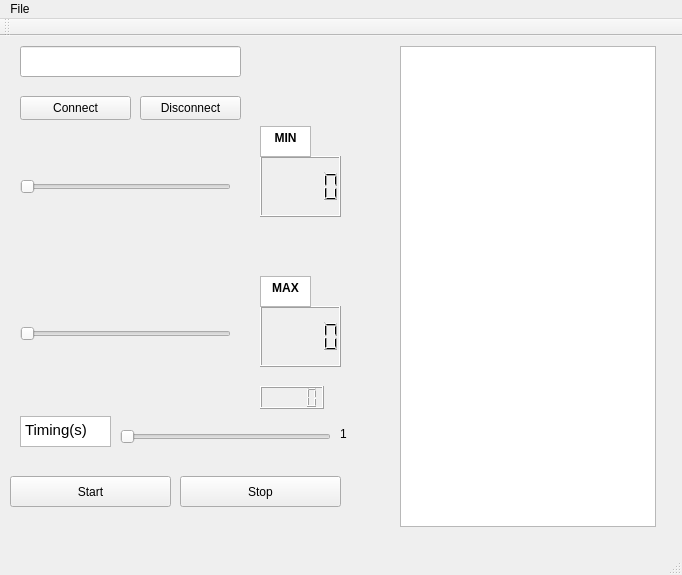
<?xml version="1.0" encoding="UTF-8"?>
<ui version="4.0">
 <class>MainWindow</class>
 <widget class="QMainWindow" name="MainWindow">
  <property name="geometry">
   <rect>
    <x>0</x>
    <y>0</y>
    <width>682</width>
    <height>575</height>
   </rect>
  </property>
  <property name="windowTitle">
   <string>MainWindow</string>
  </property>
  <widget class="QWidget" name="centralWidget">
   <widget class="QPushButton" name="pushButtonPut">
    <property name="geometry">
     <rect>
      <x>10</x>
      <y>440</y>
      <width>161</width>
      <height>31</height>
     </rect>
    </property>
    <property name="text">
     <string>Start</string>
    </property>
   </widget>
   <widget class="QSlider" name="horizontalSliderMin">
    <property name="geometry">
     <rect>
      <x>20</x>
      <y>140</y>
      <width>211</width>
      <height>21</height>
     </rect>
    </property>
    <property name="orientation">
     <enum>Qt::Horizontal</enum>
    </property>
   </widget>
   <widget class="QLCDNumber" name="lcdNumberMin">
    <property name="geometry">
     <rect>
      <x>260</x>
      <y>120</y>
      <width>81</width>
      <height>61</height>
     </rect>
    </property>
   </widget>
   <widget class="QTextEdit" name="textEdit_2">
    <property name="geometry">
     <rect>
      <x>260</x>
      <y>90</y>
      <width>51</width>
      <height>31</height>
     </rect>
    </property>
    <property name="html">
     <string>&lt;!DOCTYPE HTML PUBLIC &quot;-//W3C//DTD HTML 4.0//EN&quot; &quot;http://www.w3.org/TR/REC-html40/strict.dtd&quot;&gt;
&lt;html&gt;&lt;head&gt;&lt;meta name=&quot;qrichtext&quot; content=&quot;1&quot; /&gt;&lt;meta charset=&quot;utf-8&quot; /&gt;&lt;style type=&quot;text/css&quot;&gt;
p, li { white-space: pre-wrap; }
hr { height: 1px; border-width: 0; }
li.unchecked::marker { content: &quot;\2610&quot;; }
li.checked::marker { content: &quot;\2612&quot;; }
&lt;/style&gt;&lt;/head&gt;&lt;body style=&quot; font-family:'Segoe UI'; font-size:9pt; font-weight:400; font-style:normal;&quot;&gt;
&lt;p align=&quot;center&quot; style=&quot; margin-top:0px; margin-bottom:0px; margin-left:0px; margin-right:0px; -qt-block-indent:0; text-indent:0px;&quot;&gt;&lt;span style=&quot; font-weight:700;&quot;&gt;MIN&lt;/span&gt;&lt;/p&gt;&lt;/body&gt;&lt;/html&gt;</string>
    </property>
   </widget>
   <widget class="QSlider" name="horizontalSliderMax">
    <property name="geometry">
     <rect>
      <x>20</x>
      <y>290</y>
      <width>211</width>
      <height>16</height>
     </rect>
    </property>
    <property name="orientation">
     <enum>Qt::Horizontal</enum>
    </property>
   </widget>
   <widget class="QLCDNumber" name="lcdNumberMax">
    <property name="geometry">
     <rect>
      <x>260</x>
      <y>270</y>
      <width>81</width>
      <height>61</height>
     </rect>
    </property>
   </widget>
   <widget class="QTextEdit" name="textEdit_3">
    <property name="geometry">
     <rect>
      <x>260</x>
      <y>240</y>
      <width>51</width>
      <height>31</height>
     </rect>
    </property>
    <property name="html">
     <string>&lt;!DOCTYPE HTML PUBLIC &quot;-//W3C//DTD HTML 4.0//EN&quot; &quot;http://www.w3.org/TR/REC-html40/strict.dtd&quot;&gt;
&lt;html&gt;&lt;head&gt;&lt;meta name=&quot;qrichtext&quot; content=&quot;1&quot; /&gt;&lt;meta charset=&quot;utf-8&quot; /&gt;&lt;style type=&quot;text/css&quot;&gt;
p, li { white-space: pre-wrap; }
hr { height: 1px; border-width: 0; }
li.unchecked::marker { content: &quot;\2610&quot;; }
li.checked::marker { content: &quot;\2612&quot;; }
&lt;/style&gt;&lt;/head&gt;&lt;body style=&quot; font-family:'Segoe UI'; font-size:9pt; font-weight:400; font-style:normal;&quot;&gt;
&lt;p align=&quot;center&quot; style=&quot; margin-top:0px; margin-bottom:0px; margin-left:0px; margin-right:0px; -qt-block-indent:0; text-indent:0px;&quot;&gt;&lt;span style=&quot; font-weight:700;&quot;&gt;MAX&lt;/span&gt;&lt;/p&gt;&lt;/body&gt;&lt;/html&gt;</string>
    </property>
   </widget>
   <widget class="QPushButton" name="pushButtonConnect">
    <property name="geometry">
     <rect>
      <x>20</x>
      <y>60</y>
      <width>111</width>
      <height>24</height>
     </rect>
    </property>
    <property name="text">
     <string>Connect</string>
    </property>
   </widget>
   <widget class="QPushButton" name="pushButtonDisconnect">
    <property name="geometry">
     <rect>
      <x>140</x>
      <y>60</y>
      <width>101</width>
      <height>24</height>
     </rect>
    </property>
    <property name="text">
     <string>Disconnect</string>
    </property>
   </widget>
   <widget class="QTextBrowser" name="textBrowser">
    <property name="geometry">
     <rect>
      <x>400</x>
      <y>10</y>
      <width>256</width>
      <height>481</height>
     </rect>
    </property>
   </widget>
   <widget class="QPushButton" name="pushButtonStop">
    <property name="geometry">
     <rect>
      <x>180</x>
      <y>440</y>
      <width>161</width>
      <height>31</height>
     </rect>
    </property>
    <property name="text">
     <string>Stop</string>
    </property>
   </widget>
   <widget class="QSlider" name="horizontalSliderTiming">
    <property name="geometry">
     <rect>
      <x>120</x>
      <y>390</y>
      <width>211</width>
      <height>21</height>
     </rect>
    </property>
    <property name="maximum">
     <number>99</number>
    </property>
    <property name="orientation">
     <enum>Qt::Horizontal</enum>
    </property>
   </widget>
   <widget class="QTextEdit" name="textEdit_4">
    <property name="geometry">
     <rect>
      <x>20</x>
      <y>380</y>
      <width>91</width>
      <height>31</height>
     </rect>
    </property>
    <property name="html">
     <string>&lt;!DOCTYPE HTML PUBLIC &quot;-//W3C//DTD HTML 4.0//EN&quot; &quot;http://www.w3.org/TR/REC-html40/strict.dtd&quot;&gt;
&lt;html&gt;&lt;head&gt;&lt;meta name=&quot;qrichtext&quot; content=&quot;1&quot; /&gt;&lt;meta charset=&quot;utf-8&quot; /&gt;&lt;style type=&quot;text/css&quot;&gt;
p, li { white-space: pre-wrap; }
hr { height: 1px; border-width: 0; }
li.unchecked::marker { content: &quot;\2610&quot;; }
li.checked::marker { content: &quot;\2612&quot;; }
&lt;/style&gt;&lt;/head&gt;&lt;body style=&quot; font-family:'Segoe UI'; font-size:9pt; font-weight:400; font-style:normal;&quot;&gt;
&lt;p style=&quot; margin-top:0px; margin-bottom:0px; margin-left:0px; margin-right:0px; -qt-block-indent:0; text-indent:0px;&quot;&gt;&lt;span style=&quot; font-size:11pt;&quot;&gt;Timing(s)&lt;/span&gt;&lt;/p&gt;&lt;/body&gt;&lt;/html&gt;</string>
    </property>
   </widget>
   <widget class="QLabel" name="time_label">
    <property name="geometry">
     <rect>
      <x>340</x>
      <y>390</y>
      <width>49</width>
      <height>16</height>
     </rect>
    </property>
    <property name="text">
     <string>1</string>
    </property>
   </widget>
   <widget class="QLineEdit" name="lineEditHost">
    <property name="geometry">
     <rect>
      <x>20</x>
      <y>10</y>
      <width>221</width>
      <height>31</height>
     </rect>
    </property>
   </widget>
   <widget class="QLCDNumber" name="lcdNumberTiming">
    <property name="geometry">
     <rect>
      <x>260</x>
      <y>350</y>
      <width>64</width>
      <height>23</height>
     </rect>
    </property>
   </widget>
  </widget>
  <widget class="QMenuBar" name="menuBar">
   <property name="geometry">
    <rect>
     <x>0</x>
     <y>0</y>
     <width>682</width>
     <height>21</height>
    </rect>
   </property>
   <widget class="QMenu" name="menuFile">
    <property name="title">
     <string>File</string>
    </property>
   </widget>
   <addaction name="menuFile"/>
  </widget>
  <widget class="QToolBar" name="mainToolBar">
   <attribute name="toolBarArea">
    <enum>TopToolBarArea</enum>
   </attribute>
   <attribute name="toolBarBreak">
    <bool>false</bool>
   </attribute>
  </widget>
  <widget class="QStatusBar" name="statusBar"/>
 </widget>
 <layoutdefault spacing="6" margin="11"/>
 <resources/>
 <connections>
  <connection>
   <sender>horizontalSliderMin</sender>
   <signal>valueChanged(int)</signal>
   <receiver>lcdNumberMin</receiver>
   <slot>display(int)</slot>
   <hints>
    <hint type="sourcelabel">
     <x>182</x>
     <y>185</y>
    </hint>
    <hint type="destinationlabel">
     <x>271</x>
     <y>187</y>
    </hint>
   </hints>
  </connection>
  <connection>
   <sender>horizontalSliderMax</sender>
   <signal>valueChanged(int)</signal>
   <receiver>lcdNumberMax</receiver>
   <slot>display(int)</slot>
   <hints>
    <hint type="sourcelabel">
     <x>227</x>
     <y>331</y>
    </hint>
    <hint type="destinationlabel">
     <x>271</x>
     <y>330</y>
    </hint>
   </hints>
  </connection>
  <connection>
   <sender>horizontalSliderTiming</sender>
   <signal>actionTriggered(int)</signal>
   <receiver>lcdNumberTiming</receiver>
   <slot>display(int)</slot>
   <hints>
    <hint type="sourcelabel">
     <x>322</x>
     <y>440</y>
    </hint>
    <hint type="destinationlabel">
     <x>314</x>
     <y>404</y>
    </hint>
   </hints>
  </connection>
 </connections>
</ui>
